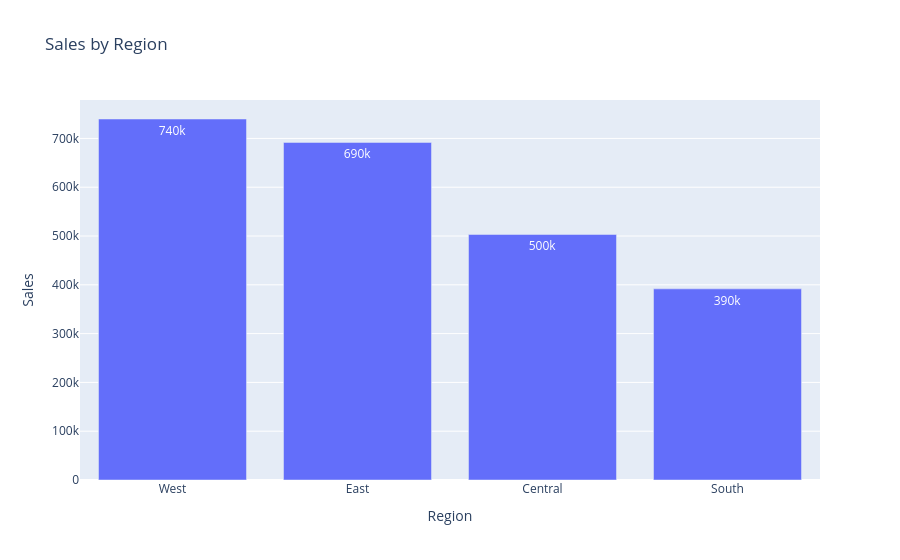

Notebook cell for this chart:
### Code cell
fig = px.bar(
    region_analysis.reset_index(),
    x="Region",
    y="Sales",
    title="Sales by Region",
    text_auto=".2s"
)

fig.show()

### Figure 1 — Plotly figure (JSON) as saved in the notebook; plotly's stock layout.template omitted (floating-point values rounded to 4 significant figures)
{"data": [{"hovertemplate": "Region=%{x}<br>Sales=%{y}<extra></extra>", "legendgroup": "", "marker": {"color": "#636efa", "pattern": {"shape": ""}}, "name": "", "orientation": "v", "showlegend": false, "textposition": "auto", "texttemplate": "%{y:.2s}", "type": "bar", "x": ["West", "East", "Central", "South"], "xaxis": "x", "y": [739800.0, 691800.0, 503200.0, 391700.0], "yaxis": "y"}], "layout": {"barmode": "relative", "legend": {"tracegroupgap": 0}, "title": {"text": "Sales by Region"}, "xaxis": {"anchor": "y", "domain": [0, 1], "title": {"text": "Region"}}, "yaxis": {"anchor": "x", "domain": [0, 1], "title": {"text": "Sales"}}}}
